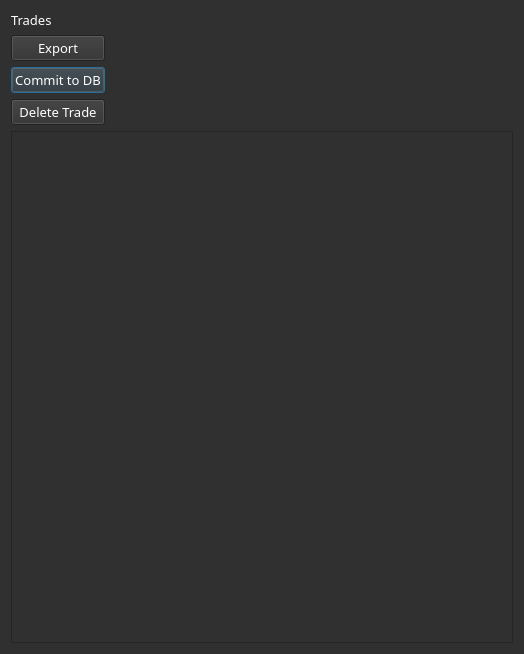
<?xml version="1.0" encoding="UTF-8"?>
<ui version="4.0">
 <class>Dialog</class>
 <widget class="QDialog" name="Dialog">
  <property name="enabled">
   <bool>true</bool>
  </property>
  <property name="geometry">
   <rect>
    <x>0</x>
    <y>0</y>
    <width>524</width>
    <height>654</height>
   </rect>
  </property>
  <property name="palette">
   <palette>
    <active>
     <colorrole role="WindowText">
      <brush brushstyle="SolidPattern">
       <color alpha="255">
        <red>255</red>
        <green>255</green>
        <blue>255</blue>
       </color>
      </brush>
     </colorrole>
     <colorrole role="Button">
      <brush brushstyle="SolidPattern">
       <color alpha="255">
        <red>48</red>
        <green>48</green>
        <blue>48</blue>
       </color>
      </brush>
     </colorrole>
     <colorrole role="Text">
      <brush brushstyle="SolidPattern">
       <color alpha="255">
        <red>255</red>
        <green>255</green>
        <blue>255</blue>
       </color>
      </brush>
     </colorrole>
     <colorrole role="ButtonText">
      <brush brushstyle="SolidPattern">
       <color alpha="255">
        <red>255</red>
        <green>255</green>
        <blue>255</blue>
       </color>
      </brush>
     </colorrole>
     <colorrole role="Base">
      <brush brushstyle="SolidPattern">
       <color alpha="255">
        <red>48</red>
        <green>48</green>
        <blue>48</blue>
       </color>
      </brush>
     </colorrole>
     <colorrole role="Window">
      <brush brushstyle="SolidPattern">
       <color alpha="255">
        <red>48</red>
        <green>48</green>
        <blue>48</blue>
       </color>
      </brush>
     </colorrole>
    </active>
    <inactive>
     <colorrole role="WindowText">
      <brush brushstyle="SolidPattern">
       <color alpha="255">
        <red>255</red>
        <green>255</green>
        <blue>255</blue>
       </color>
      </brush>
     </colorrole>
     <colorrole role="Button">
      <brush brushstyle="SolidPattern">
       <color alpha="255">
        <red>48</red>
        <green>48</green>
        <blue>48</blue>
       </color>
      </brush>
     </colorrole>
     <colorrole role="Text">
      <brush brushstyle="SolidPattern">
       <color alpha="255">
        <red>255</red>
        <green>255</green>
        <blue>255</blue>
       </color>
      </brush>
     </colorrole>
     <colorrole role="ButtonText">
      <brush brushstyle="SolidPattern">
       <color alpha="255">
        <red>255</red>
        <green>255</green>
        <blue>255</blue>
       </color>
      </brush>
     </colorrole>
     <colorrole role="Base">
      <brush brushstyle="SolidPattern">
       <color alpha="255">
        <red>48</red>
        <green>48</green>
        <blue>48</blue>
       </color>
      </brush>
     </colorrole>
     <colorrole role="Window">
      <brush brushstyle="SolidPattern">
       <color alpha="255">
        <red>48</red>
        <green>48</green>
        <blue>48</blue>
       </color>
      </brush>
     </colorrole>
    </inactive>
    <disabled>
     <colorrole role="WindowText">
      <brush brushstyle="SolidPattern">
       <color alpha="255">
        <red>255</red>
        <green>255</green>
        <blue>255</blue>
       </color>
      </brush>
     </colorrole>
     <colorrole role="Button">
      <brush brushstyle="SolidPattern">
       <color alpha="255">
        <red>48</red>
        <green>48</green>
        <blue>48</blue>
       </color>
      </brush>
     </colorrole>
     <colorrole role="Text">
      <brush brushstyle="SolidPattern">
       <color alpha="255">
        <red>255</red>
        <green>255</green>
        <blue>255</blue>
       </color>
      </brush>
     </colorrole>
     <colorrole role="ButtonText">
      <brush brushstyle="SolidPattern">
       <color alpha="255">
        <red>255</red>
        <green>255</green>
        <blue>255</blue>
       </color>
      </brush>
     </colorrole>
     <colorrole role="Base">
      <brush brushstyle="SolidPattern">
       <color alpha="255">
        <red>48</red>
        <green>48</green>
        <blue>48</blue>
       </color>
      </brush>
     </colorrole>
     <colorrole role="Window">
      <brush brushstyle="SolidPattern">
       <color alpha="255">
        <red>48</red>
        <green>48</green>
        <blue>48</blue>
       </color>
      </brush>
     </colorrole>
    </disabled>
   </palette>
  </property>
  <property name="font">
   <font>
    <family>Bloomberg Prop Unicode N</family>
    <pointsize>10</pointsize>
   </font>
  </property>
  <property name="windowTitle">
   <string>Simulated Trades</string>
  </property>
  <property name="styleSheet">
   <string notr="true">background-color: rgb(48, 48, 48);
font: 10pt &quot;Bloomberg Prop Unicode N&quot;;
color: rgb(255, 255, 255);
</string>
  </property>
  <layout class="QVBoxLayout" name="verticalLayout_3">
   <item>
    <layout class="QVBoxLayout" name="verticalLayout_2">
     <item>
      <layout class="QHBoxLayout" name="horizontalLayout" stretch="1">
       <item>
        <layout class="QGridLayout" name="gridLayout">
         <item row="3" column="0">
          <widget class="QPushButton" name="pushButtonCommitToDB">
           <property name="font">
            <font>
             <family>Bloomberg Prop Unicode N</family>
             <pointsize>10</pointsize>
            </font>
           </property>
           <property name="styleSheet">
            <string notr="true">color: rgb(255, 255, 255);</string>
           </property>
           <property name="text">
            <string>Commit to DB</string>
           </property>
          </widget>
         </item>
         <item row="2" column="0">
          <widget class="QPushButton" name="pushButtonExport">
           <property name="font">
            <font>
             <family>Bloomberg Prop Unicode N</family>
             <pointsize>10</pointsize>
            </font>
           </property>
           <property name="styleSheet">
            <string notr="true">color: rgb(255, 255, 255);</string>
           </property>
           <property name="text">
            <string>Export</string>
           </property>
          </widget>
         </item>
         <item row="0" column="0" rowspan="2">
          <widget class="QLabel" name="labelPortfolioTitle">
           <property name="font">
            <font>
             <family>Bloomberg Prop Unicode N</family>
             <pointsize>10</pointsize>
            </font>
           </property>
           <property name="styleSheet">
            <string notr="true">color: rgb(255, 255, 255);</string>
           </property>
           <property name="text">
            <string>Trades</string>
           </property>
          </widget>
         </item>
         <item row="4" column="0">
          <widget class="QPushButton" name="pushButtonDeleteTrade">
           <property name="font">
            <font>
             <family>Bloomberg Prop Unicode N</family>
             <pointsize>10</pointsize>
            </font>
           </property>
           <property name="styleSheet">
            <string notr="true">color: rgb(255, 255, 255);</string>
           </property>
           <property name="text">
            <string>Delete Trade</string>
           </property>
          </widget>
         </item>
         <item row="1" column="1" rowspan="4">
          <spacer name="horizontalSpacer">
           <property name="orientation">
            <enum>Qt::Horizontal</enum>
           </property>
           <property name="sizeHint" stdset="0">
            <size>
             <width>40</width>
             <height>20</height>
            </size>
           </property>
          </spacer>
         </item>
        </layout>
       </item>
      </layout>
     </item>
     <item>
      <widget class="QTableWidget" name="tableWidgetPositions">
       <property name="font">
        <font>
         <family>Bloomberg Prop Unicode N</family>
         <pointsize>10</pointsize>
         <weight>50</weight>
         <bold>false</bold>
        </font>
       </property>
       <property name="styleSheet">
        <string notr="true">color: rgb(255, 255, 255);</string>
       </property>
       <property name="sortingEnabled">
        <bool>true</bool>
       </property>
      </widget>
     </item>
    </layout>
   </item>
  </layout>
 </widget>
 <resources/>
 <connections/>
</ui>
